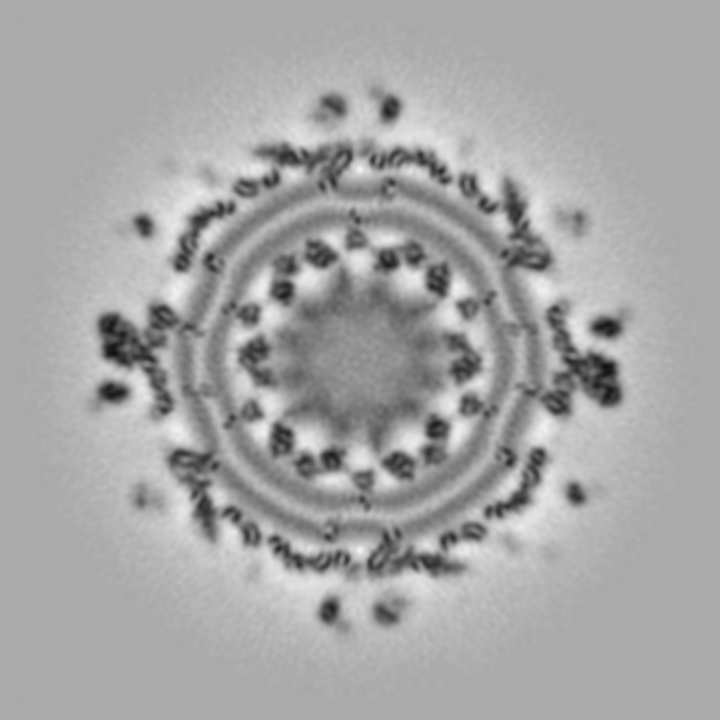
#> input picture fouriertransform/Figures/fft1.png, 720 x 720 px
$ python blowpass.py
#> lines starting #> are read from the running program, lines starting #| are printed output that depends on the picture
import numpy, math
import scipy.fftpack as fftim
from PIL import Image
import cv2

# Opening the image and converting it to grayscale.
b = Image.open('../Figures/fft1.png').convert('L')
 # Performing FFT.
c = fftim.fft2(b)
# Shifting the Fourier frequency image.
d = fftim.fftshift(c)
# Intializing variables for convolution function.
M = d.shape[0]
#> M = 720
N = d.shape[1]
#> N = 720
# H is defined and
# values in H are initialized to 1.
H = numpy.ones((M,N))
center1 = M/2
#> center1 = 360
center2 = N/2
#> center2 = 360
d_0 = 30.0 # cut-off radius
t1 = 1 # the order of BLPF
t2 = 2*t1

# Defining the convolution function for BLPF.
for i in range(1,M):
    for j in range(1,N):
        r1 = (i-center1)**2+(j-center2)**2
        # Euclidean distance from
        # origin is computed.
        r = math.sqrt(r1)
        # Using cut-off radius to
        # eliminate high frequency.
        if r > d_0:
            H[i,j] = 1/(1 + (r/d_0)**t1)
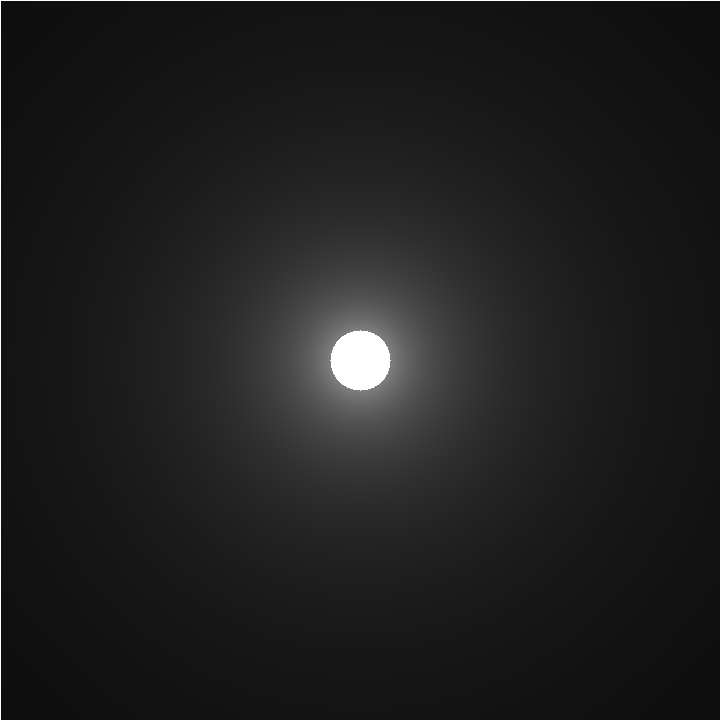
#> H: shape (720, 720) float64; min 0.0558, max 1, mean 0.122

# Converting H to an image
H = Image.fromarray(H)
#> H: PIL image 720x720 F
# Performing the convolution.
con = d * H
# Computing the magnitude of the inverse FFT.
e = abs(fftim.ifft2(con))
# Saving e.
cv2.imwrite('../Figures/blowpass_output.png', e)
